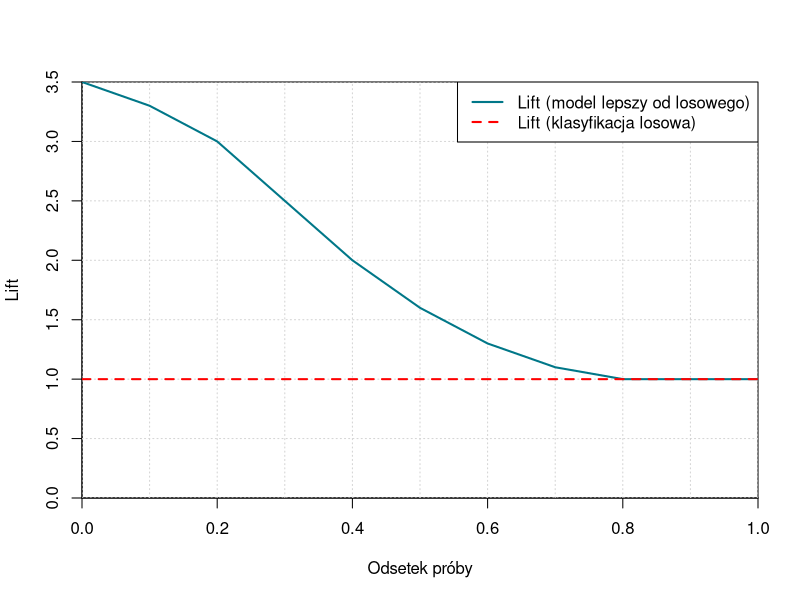

Here is the R script that generated this plot:


  deciles <-  c(0, 0.10, 0.20, 0.30, 0.40, 0.50, 0.60, 0.70, 0.80, 0.90, 1)
  lift <- c(3.5 ,3.3, 3.0, 2.5, 2, 1.6, 1.3, 1.1, 1, 1, 1)


# Set up the plot
plot(0, 0, type="n", xlim=c(0, 1), ylim=c(0, max(lift)), xlab="Odsetek próby", ylab="Lift", xaxs="i", yaxs="i")

abline(v=seq(0, max(lift), by=0.1), lty=3, col="lightgray")
abline(h=seq(0, max(lift), by=0.5), lty=3, col="lightgray")

# Add the lift curve
lines(deciles, lift, col="#007788", lwd=2)

# Add the reference line
abline(h=1, col="red", lty=2, lwd = 2)

# Add the title and legend
legend("topright", legend=c("Lift (model lepszy od losowego)", "Lift (klasyfikacja losowa)"), col=c("#007788", "red"), lty=c(1, 2), lwd=c(2, 2))
